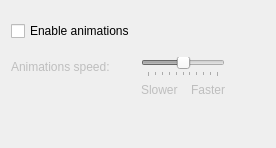
     <widget class="QWidget" name="tab_animations">
      <attribute name="title">
       <string>&amp;Animations</string>
      </attribute>
      <layout class="QGridLayout" name="gridLayout_12">
       <item row="5" column="0">
        <spacer name="verticalSpacer_13">
         <property name="orientation">
          <enum>Qt::Vertical</enum>
         </property>
         <property name="sizeType">
          <enum>QSizePolicy::Fixed</enum>
         </property>
         <property name="sizeHint" stdset="0">
          <size>
           <width>20</width>
           <height>10</height>
          </size>
         </property>
        </spacer>
       </item>
       <item row="8" column="1">
        <spacer name="verticalSpacer_16">
         <property name="orientation">
          <enum>Qt::Vertical</enum>
         </property>
         <property name="sizeHint" stdset="0">
          <size>
           <width>20</width>
           <height>40</height>
          </size>
         </property>
        </spacer>
       </item>
       <item row="6" column="0">
        <widget class="QLabel" name="animationsSpeedLabel1">
         <property name="enabled">
          <bool>false</bool>
         </property>
         <property name="text">
          <string>Animations speed:</string>
         </property>
         <property name="buddy">
          <cstring>animationsSpeedRelativeSystem</cstring>
         </property>
        </widget>
       </item>
       <item row="4" column="0">
        <widget class="QCheckBox" name="animationsEnabled">
         <property name="text">
          <string>Enable animations</string>
         </property>
        </widget>
       </item>
       <item row="6" column="1">
        <widget class="QSlider" name="animationsSpeedRelativeSystem">
         <property name="enabled">
          <bool>false</bool>
         </property>
         <property name="minimum">
          <number>-10</number>
         </property>
         <property name="maximum">
          <number>10</number>
         </property>
         <property name="singleStep">
          <number>1</number>
         </property>
         <property name="orientation">
          <enum>Qt::Horizontal</enum>
         </property>
         <property name="invertedControls">
          <bool>false</bool>
         </property>
         <property name="tickPosition">
          <enum>QSlider::TicksBelow</enum>
         </property>
         <property name="tickInterval">
          <number>2</number>
         </property>
        </widget>
       </item>
       <item row="6" column="3">
        <spacer name="horizontalSpacer_47">
         <property name="orientation">
          <enum>Qt::Horizontal</enum>
         </property>
         <property name="sizeHint" stdset="0">
          <size>
           <width>40</width>
           <height>20</height>
          </size>
         </property>
        </spacer>
       </item>
       <item row="7" column="1">
        <layout class="QGridLayout" name="gridLayout_10">
         <item row="0" column="0">
          <widget class="QLabel" name="animationsSpeedLabel2">
           <property name="enabled">
            <bool>false</bool>
           </property>
           <property name="text">
            <string>Slower</string>
           </property>
          </widget>
         </item>
         <item row="0" column="1">
          <widget class="QLabel" name="animationsSpeedLabel4">
           <property name="enabled">
            <bool>false</bool>
           </property>
           <property name="text">
            <string>Faster</string>
           </property>
           <property name="alignment">
            <set>Qt::AlignRight|Qt::AlignTrailing|Qt::AlignVCenter</set>
           </property>
          </widget>
         </item>
        </layout>
       </item>
       <item row="3" column="0">
        <spacer name="verticalSpacer_14">
         <property name="orientation">
          <enum>Qt::Vertical</enum>
         </property>
         <property name="sizeType">
          <enum>QSizePolicy::Fixed</enum>
         </property>
         <property name="sizeHint" stdset="0">
          <size>
           <width>20</width>
           <height>10</height>
          </size>
         </property>
        </spacer>
       </item>
      </layout>
     </widget>
